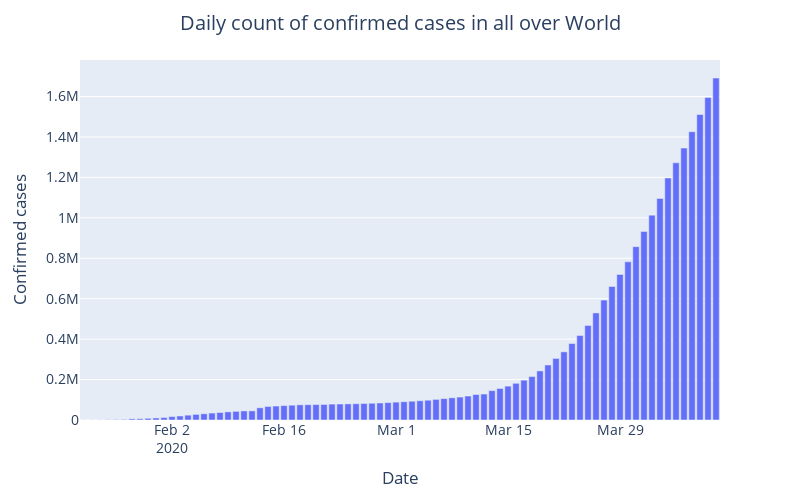
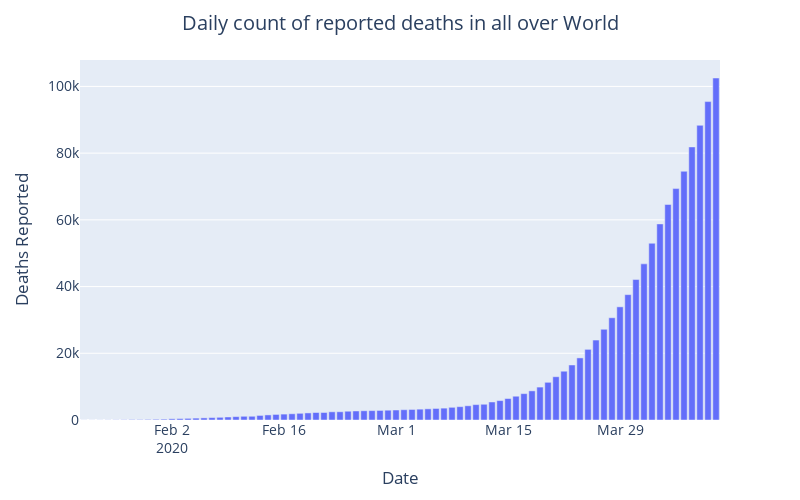
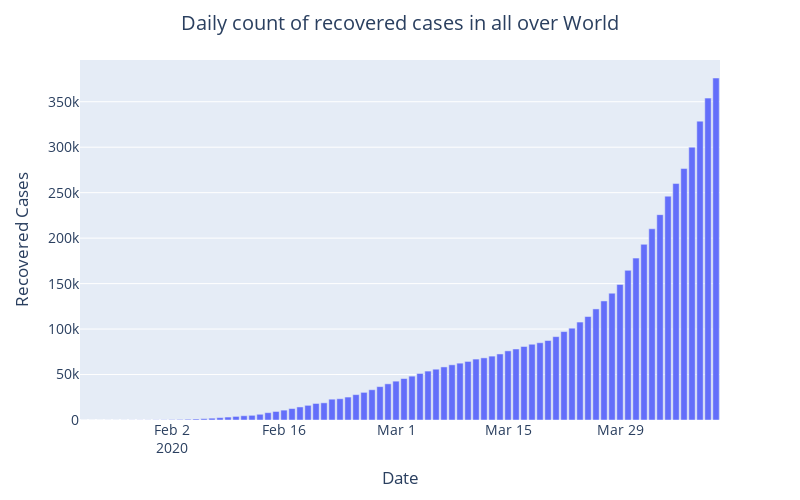
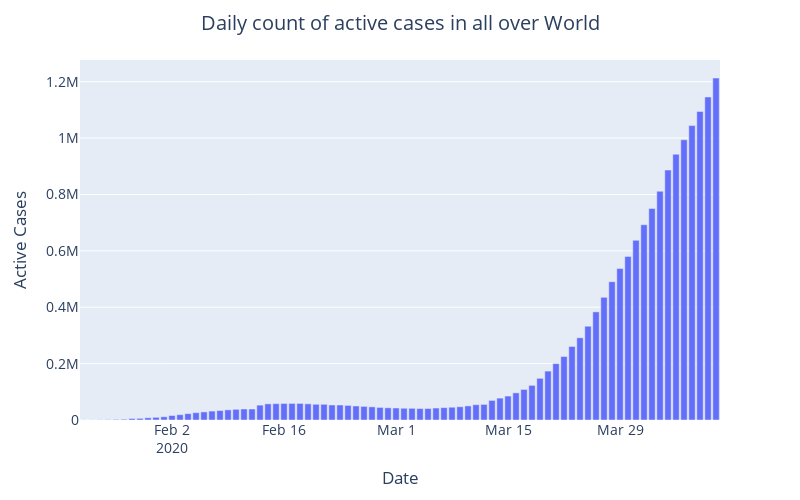

Write notebook code for charts like these, in order.
### Code cell
plotDailyReportedCasesOverTime(global_data_over_time, "all over World")
